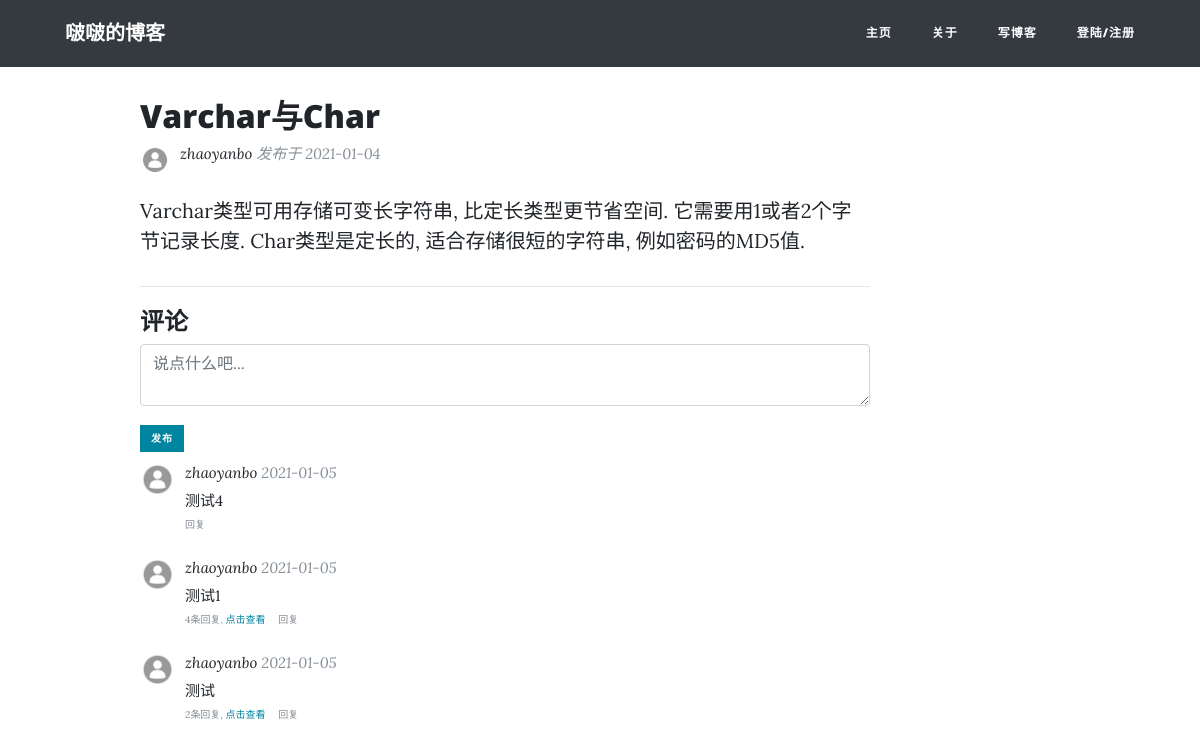
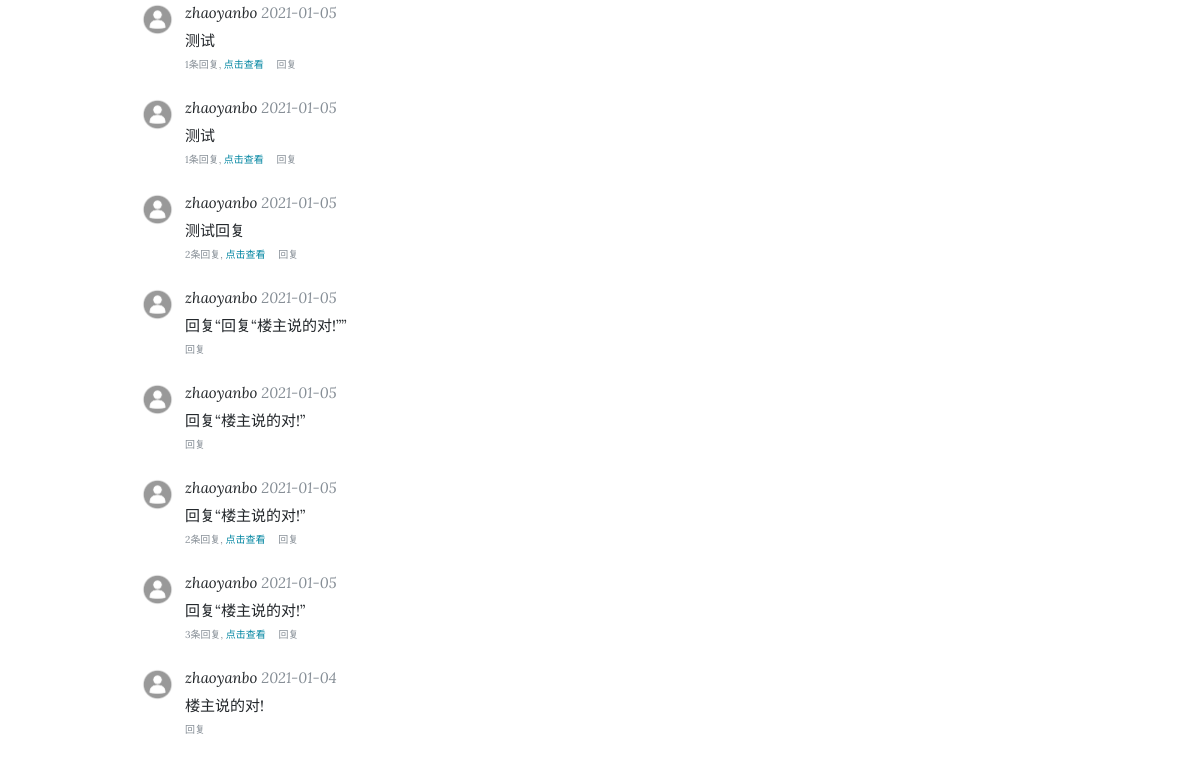
Page /post/25/ on the earlier database version (2 pictures, top to bottom).
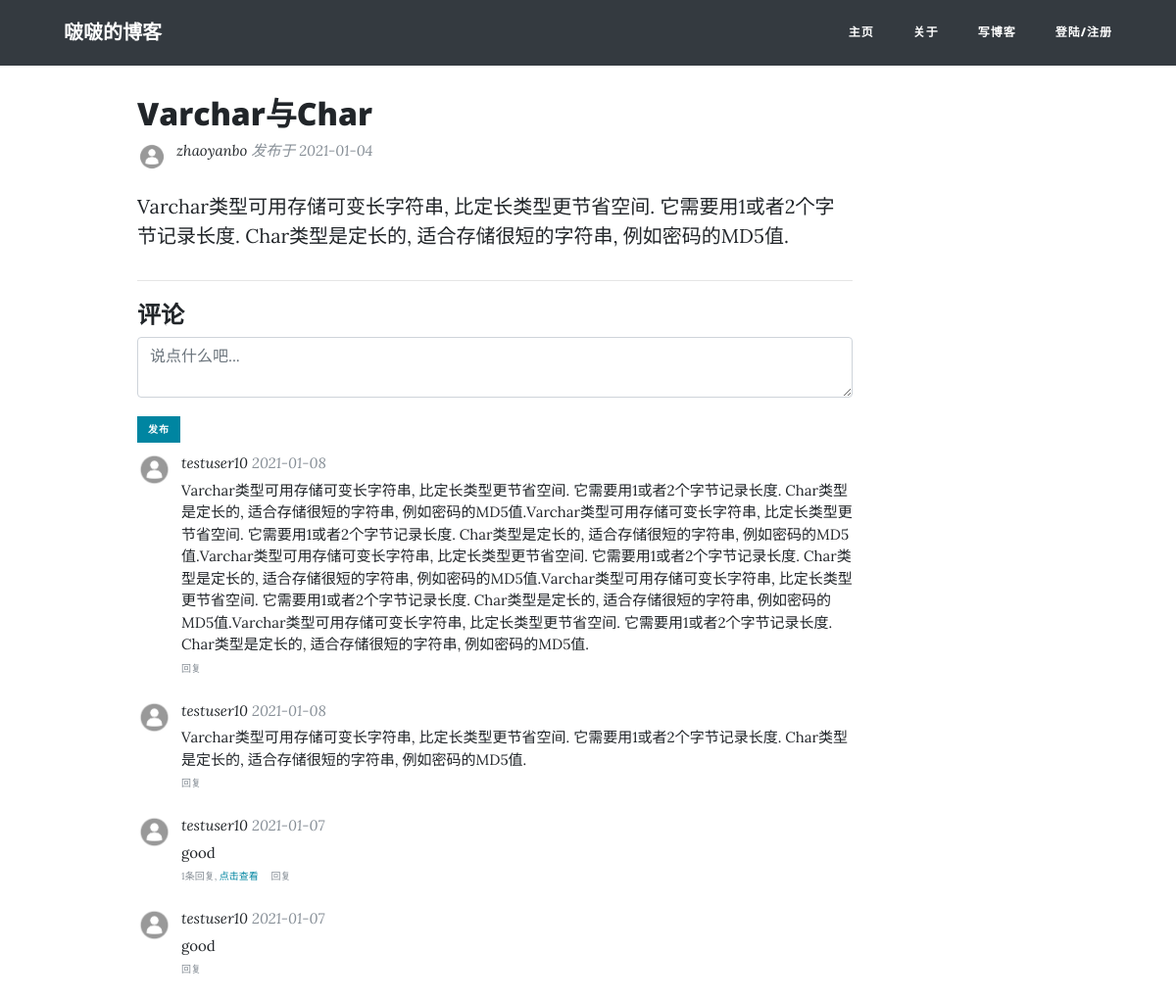
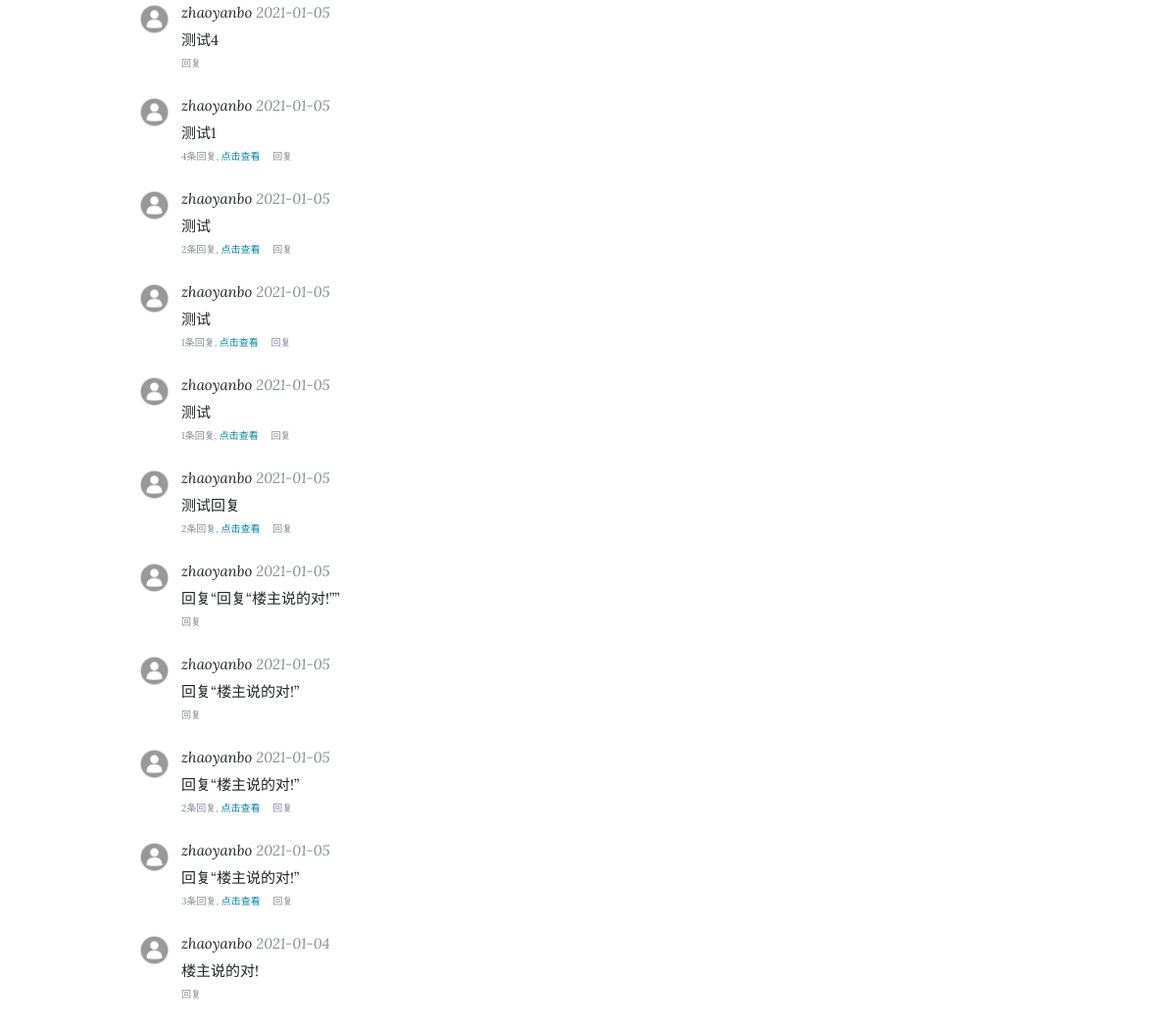
Same page on the later database version (2 pictures, top to bottom).
### blog/models.py (models this page shows, shortened)
class Post(models.Model):
    title = models.CharField(max_length=50)
    pub_date = models.DateTimeField(default=timezone.now)
    content = models.TextField()
    author = models.ForeignKey(User, on_delete=models.CASCADE)
    @property
    def comments(self):
        qs = Comment.objects.filter_by_instance(self)
        return qs
    @property
    def get_content_type(self):
        content_type = ContentType.objects.get_for_model(self.__class__)
        return content_type

### users/models.py (models this page shows, shortened)
class Profile(models.Model):
    user = models.OneToOneField(User, on_delete=models.CASCADE)
    profile_pic = models.ImageField(default='default.jpg', upload_to='media/profile_pics')

### comments/models.py (models this page shows, shortened)
class Comment(models.Model):
    user = models.ForeignKey(User, on_delete=models.CASCADE)
    content_type = models.ForeignKey(ContentType, on_delete=models.CASCADE)
    object_id = models.PositiveIntegerField()
    content_object = GenericForeignKey('content_type', 'object_id')
    parent = models.ForeignKey("self", null=True, blank=True, on_delete=models.CASCADE)
    root = models.ForeignKey("self", related_name='root_comment', null=True,
                             blank=True, on_delete=models.CASCADE)
    created = models.DateTimeField(default=timezone.now)
    content = models.TextField()
    objects = CommentManager()
    class Meta:
        ordering = ['-created']
    def children(self):
        return Comment.objects.filter(root=self)

### blog/views.py (the view, shortened to what this page needs)
# urls.py: path('post/<int:pk>/', PostDetailView.as_view(), name='post-detail'),
class PostDetailView(FormMixin, DetailView):
    model = Post
    template_name = 'blog/post_detail.html'
    form_class = CommentForm
    def get_context_data(self, **kwargs):
        comment_form = self.get_form()
        self.object = self.get_object()
        context = super().get_context_data(**kwargs)
        comments = self.object.comments
        context['comments'] = comments
        context['comment_form'] = comment_form
        context['comment_form'].fields['content_type'].initial = self.object.get_content_type
        context['comment_form'].fields['object_id'].initial = self.object.pk
        return context

### comments/forms.py
class CommentForm(forms.ModelForm):
    parent_id = forms.IntegerField(widget=forms.HiddenInput, required=False)
    root_id = forms.IntegerField(widget=forms.HiddenInput, required=False)
    class Meta:
        model = Comment
        fields = ['content_type', 'object_id', 'content']
        widgets = {
            'content_type': forms.HiddenInput,
            'object_id': forms.HiddenInput,
            'content': forms.Textarea(attrs={'placeholder': '说点什么吧...', 'class': '', 'rows': '2', 'maxlength': '500',
                                             }),
        }
        labels = {
            'content': "",
        }

### comments/models.py (called while the page is built)
    def filter_by_instance(self, instance):
        obj_id = instance.id
        content_type = ContentType.objects.get_for_model(instance.__class__)
        qs = super(CommentManager, self).filter(
            content_type=content_type, object_id=obj_id).filter(parent=None)
        return qs

### blog/templates/blog/post_detail.html (shortened to what this page needs)
{% extends "blog/base.html" %}
{% block content %}
<div class="container">
  <div class="row">
    <div class="col-lg-8 col-md-10 mx-auto">
      <div class="post-preview">
          <h2 class="post-title">
            {{ object.title }}
          </h2>
      </div>
      <div class="post-preview">
        <div class="author-thumbnail">
          <img class="rounded-circle author-img" src="{{ post.author.profile.profile_pic.url }}">
        </div>
        <div class="post-meta">
          <a href="">{{ object.author }}</a>
          发布于 {{ object.pub_date|date:"Y-m-d" }}
        </div>
      </div>
      <div class="">
        <p>{{ object.content }}</p>
      </div>
      <hr>
      {% include "comments/comment_list.html" %}
  </div>
{% endblock content %}

### blog/templates/blog/base.html (shortened to what this page needs)
{% load static %}
<!DOCTYPE html>
<html lang="en">
<head>
  <link href="{% static 'blog/vendor/bootstrap/css/bootstrap.css' %}" rel="stylesheet">
  <link href="{% static 'blog/vendor/fontawesome-free/css/all.css' %}" rel="stylesheet" type="text/css">
  <link href="{% static 'blog/css/clean-blog.css' %}" rel="stylesheet">
</head>
<body>
  {% include "blog/navbar.html" %}
  {% block content %}{% endblock %}
</body>

### blog/templates/blog/navbar.html
<nav class="navbar navbar-expand-lg navbar-light bg-dark fixed-top" id="mainNav">
  <div class="container">
    <a class="navbar-brand" href="{% url 'blog-home' %}">啵啵的博客</a>
    <div class="collapse navbar-collapse" id="navbarResponsive">
      <ul class="navbar-nav ml-auto">
        <li class="nav-item">
          <a class="nav-link" href="{% url 'blog-home' %}">主页</a>
        </li>
        <li class="nav-item">
          <a class="nav-link" href="{% url 'blog-about' %}">关于</a>
        </li>
        <li class="nav-item">
          <a class="nav-link" href="{% url 'post-create' %}">写博客</a>
        </li>
        {% if user.is_authenticated %}
        <li class="nav-item">
          <a class="nav-link" href="{% url 'profile' %}">我的</a>
        </li>
        <li class="nav-item">
          <a class="nav-link" href="{% url 'logout' %}">退出登陆</a>
        </li>
        {% else %}
        <li class="nav-item">
          <a class="nav-link" href="{% url 'login' %}">登陆/注册</a>
        </li>
        {% endif %}
      </ul>
    </div>
  </div>
</nav>
<br>

### comments/templates/comments/comment_list.html (shortened to what this page needs)
<div class="comment-container">
  <h4>评论</h4>
  {% include "comments/comment_form.html" %}
  {% for comment in comments %}
    <div id="div-comment-{{ comment.pk }}" class="comment-cell">
      <div class="author-thumbnail">
        <img class="rounded-circle author-img" src="{{ comment.user.profile.profile_pic.url }}">
      </div>
      <div class="comment-box">
        <div class="comment-meta">
          <a href="">{{ comment.user }}</a>
          {{ comment.created|date:"Y-m-d" }}
        </div>
        <div class="comment-content">
            {{ comment.content }}
        </div>
        <div class="comment-info">
          {% if comment.children.count > 0 %}
            {{ comment.children.count }}条回复,
            <a href="#" class="more-btn">点击查看</a>&emsp;
          {% endif %}
          <a href="#" class="reply-btn" onclick="do_reply({{ comment.pk }},{{ comment.pk }},'{{ comment.user.username }}',event)">回复</a>
        </div>
      </div>
    </div>
  {% endfor %}
</div>

### comments/templates/comments/comment_form.html (shortened to what this page needs)
{% load crispy_forms_tags %}
<div id="comment-form" class="comment-form">
  <form method="POST" class="ml-45">
    {{ comment_form|crispy }}
    <div>
      <button class="btn btn-primary btn-sm" type="submit">发布</button>
    </div>
  </form>
</div>

### comments/templates/comments/reply_form.html (shortened to what this page needs)
{% load crispy_forms_tags %}

### blog/static/blog/css/clean-blog.css (style rules this page uses)
body { font-size: 20px; color: #212529; font-family: 'Lora', 'Times New Roman', serif; }
p { line-height: 1.5; margin: 30px 0; }
h1, h2, h3, h4, h5, h6 { font-weight: 800; font-family: 'Open Sans', 'Helvetica Neue', Helvetica, Arial, sans-serif; }
a { color: #212529; transition: all 0.2s; }
#mainNav { position: relative; border-bottom: 1px solid #e9ecef; background-color: white; font-family: 'Open Sans', 'Helvetica Neue', Helvetica, Arial, sans-serif; }
#mainNav .navbar-brand { font-weight: 800; color: #343a40; }
#mainNav .navbar-nav>li.nav-item>a { font-size: 12px; font-weight: 800; letter-spacing: 1px; text-transform: uppercase; }
@media only screen and (min-width: 992px) { #mainNav { border-bottom: 1px solid transparent; background: transparent; } }
@media only screen and (min-width: 992px) { #mainNav .navbar-brand { padding: 10px 20px; color: #fff; } }
@media only screen and (min-width: 992px) { #mainNav .navbar-nav>li.nav-item>a { padding: 10px 20px; color: #fff; } }
@media only screen and (min-width: 992px) { #mainNav { transition: background-color 0.2s; transform: translate3d(0, 0, 0); -webkit-backface-visibility: hidden; } }
.post-preview>.post-meta { font-size: 15px; font-style: italic; margin-top: 0; margin-bottom: 5px; color: #868e96; }
.post-preview>.post-meta>a { text-decoration: none; color: #212529; }
.post-preview>.author-thumbnail { margin-right: 10px; float: left }
.post-preview>.author-thumbnail>.author-img { height: 30px; width: 30px; }
.btn { font-size: 14px; font-weight: 800; padding: 15px 25px; letter-spacing: 1px; text-transform: uppercase; border-radius: 0; font-family: 'Open Sans', 'Helvetica Neue', Helvetica, Arial, sans-serif; }
.btn-primary { background-color: #0085A1; border-color: #0085A1; }
.btn-sm { font-size: 10px; padding: 5px 10px; }
.comment-container { margin-top: 20px; margin-bottom: 20px; }
.comment-info { font-size: 10px; margin-top: 5px; margin-bottom: 5px; color: #868e96; }
.comment-info>a { color: #868e96; }
.comment-info>.more-btn { color: #0085A1; }
.comment-cell>.comment-box>.comment-meta { font-size: 15px; font-style: italic; margin-top: 0; margin-bottom: 5px; color: #868e96; }
.comment-cell>.comment-box>.comment-meta>a { text-decoration: none; color: #212529; }
.comment-cell>.author-thumbnail>.author-img { float: left; margin-right: 10px; margin-top: 10px; margin-bottom: 10px; height: 35px; width: 35px; }
.comment-cell>.comment-box { padding-bottom: 10px; padding-top: 10px; margin-left: 45px; }
.comment-cell>.comment-box>.comment-content { font-size: 15px }
.form-control { width: 100%; }

Differences in the rows shown:
added Comment: user.profile.profile_pic (placeholder picture), user "testuser10", created "2021-01-08", content "Varchar类型可用存储可变长字符串, 比定长类型更节省空间. 它需要用1或者2个字节记录长度. Char类型是定长的, 适合存储很短的字符串, 例如密码的MD5值.Varchar类型可用存储可变长字符串, 比定长类型更节省空间. 它需要用1或者2个字节记录长度. Char类型是定长的, 适合存储很短的字符串, 例如密码的MD5值.Varchar类型可用存储可变长字符串, 比定长类型更节省空间. 它需要用1或者2个字节记录长度. Char类型是定长的, 适合存储很短的字符串, 例如密码的MD5值.Varchar类型可用存储可变长字符串, 比定长类型更节省空间. 它需要用1或者2个字节记录长度. Char类型是定长的, 适合存储很短的字符串, 例如密码的MD5值.Varchar类型可用存储可变长字符串, 比定长类型更节省空间. 它需要用1或者2个字节记录长度. Char类型是定长的, 适合存储很短的字符串, 例如密码的MD5值."
added Comment: user.profile.profile_pic (placeholder picture), user "testuser10", created "2021-01-08", content "Varchar类型可用存储可变长字符串, 比定长类型更节省空间. 它需要用1或者2个字节记录长度. Char类型是定长的, 适合存储很短的字符串, 例如密码的MD5值."
added Comment: user.profile.profile_pic (placeholder picture), user "testuser10", created "2021-01-07", content "good", children.count "1"
added Comment: user.profile.profile_pic (placeholder picture), user "testuser10", created "2021-01-07", content "good"
